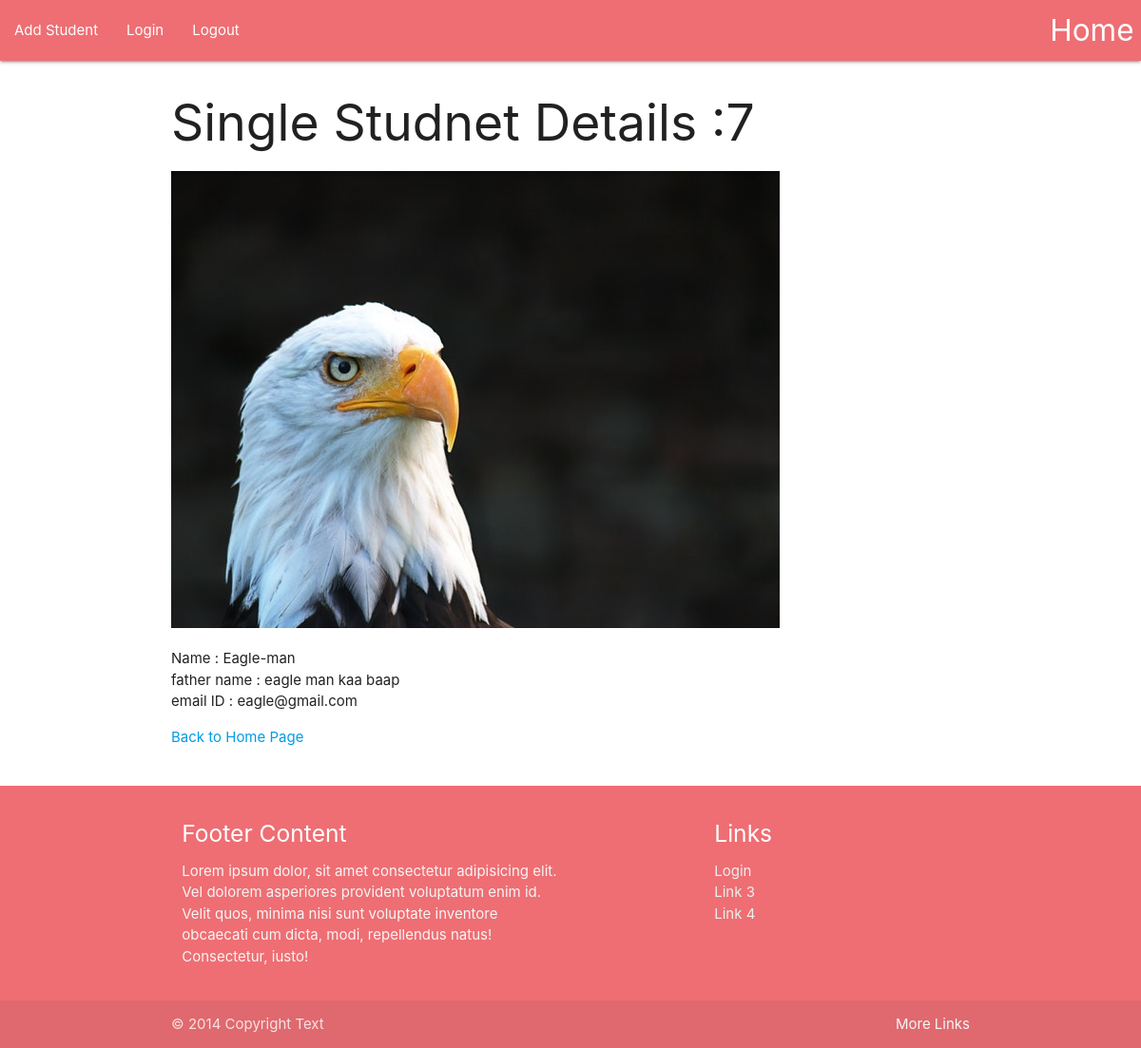
Before: /7 with the older database file.
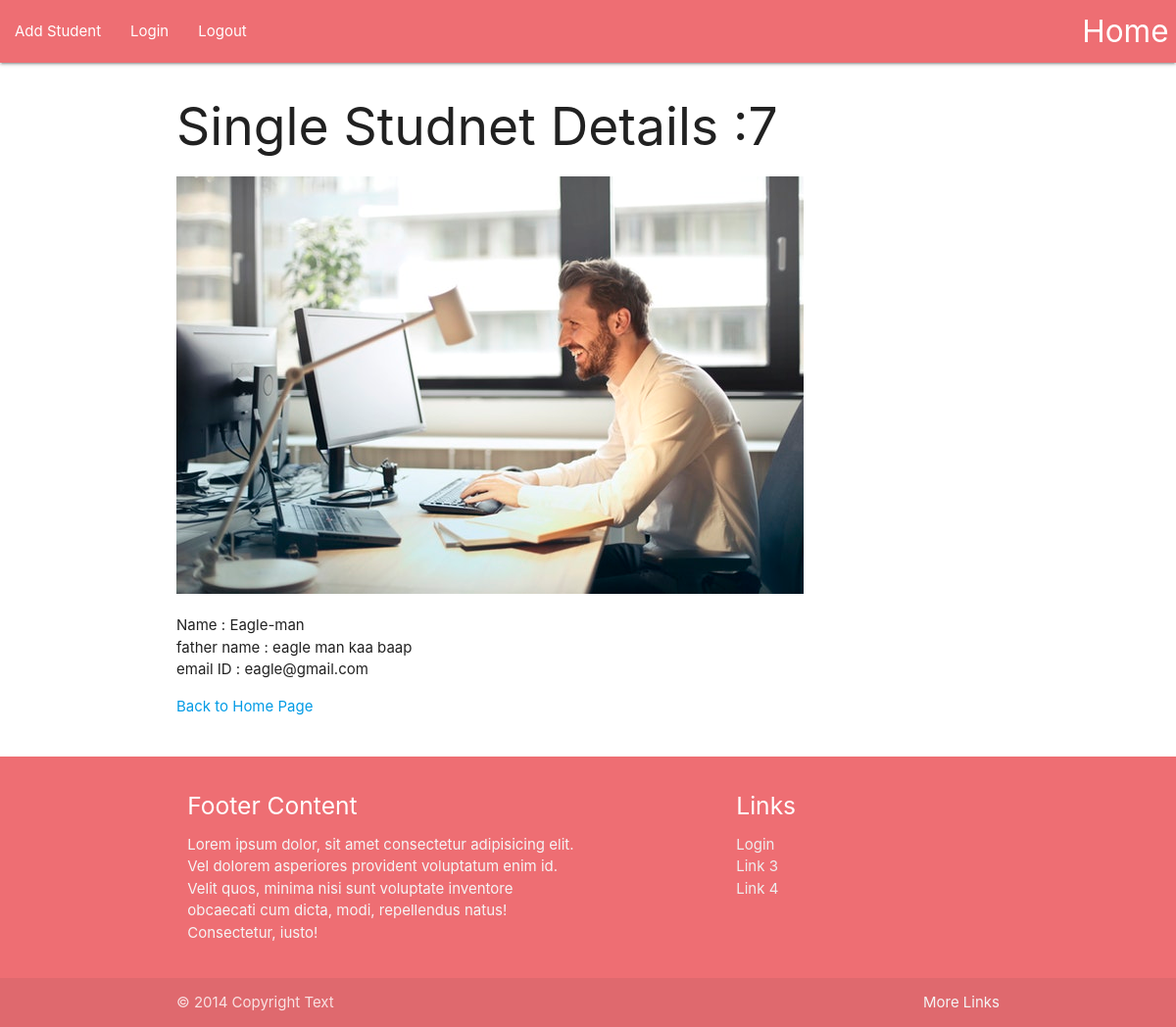
After: the same page with the newer database file.
### sitaji/models.py (models this page shows, shortened)
class student(models.Model):
    name = models.CharField(max_length=50)
    fname = models.CharField(max_length = 50)
    email = models.CharField(max_length= 100)
    intro = models.TextField(default="")
    image = models.FileField()

### sitaji/views.py (the view)
# urls.py: path('<int:pk>', views.detailView.as_view(), name ="detail"),
class detailView(generic.DetailView):
	model = student
	template_name = 'sitaji/detail.html'

### sitaji/templates/sitaji/detail.html (shortened to what this page needs)
{% extends 'sitaji/base.html' %}
{% block body %}
<div class="container">
	<h2>Single Studnet Details :{{student.id}}</h2>
	<img src="{{student.image.url}}" alt="">
	<p>
		Name : {{student.name}} <br>
		father name : {{student.fname}} <br/>
		email ID  : {{student.email}}
	</p>
	<a href="{% url 'sitaji:index' %}">Back to Home Page</a>
</div>
{% endblock %}

Changed rows visible on the page:
changed student "Eagle-man": image: a different picture
